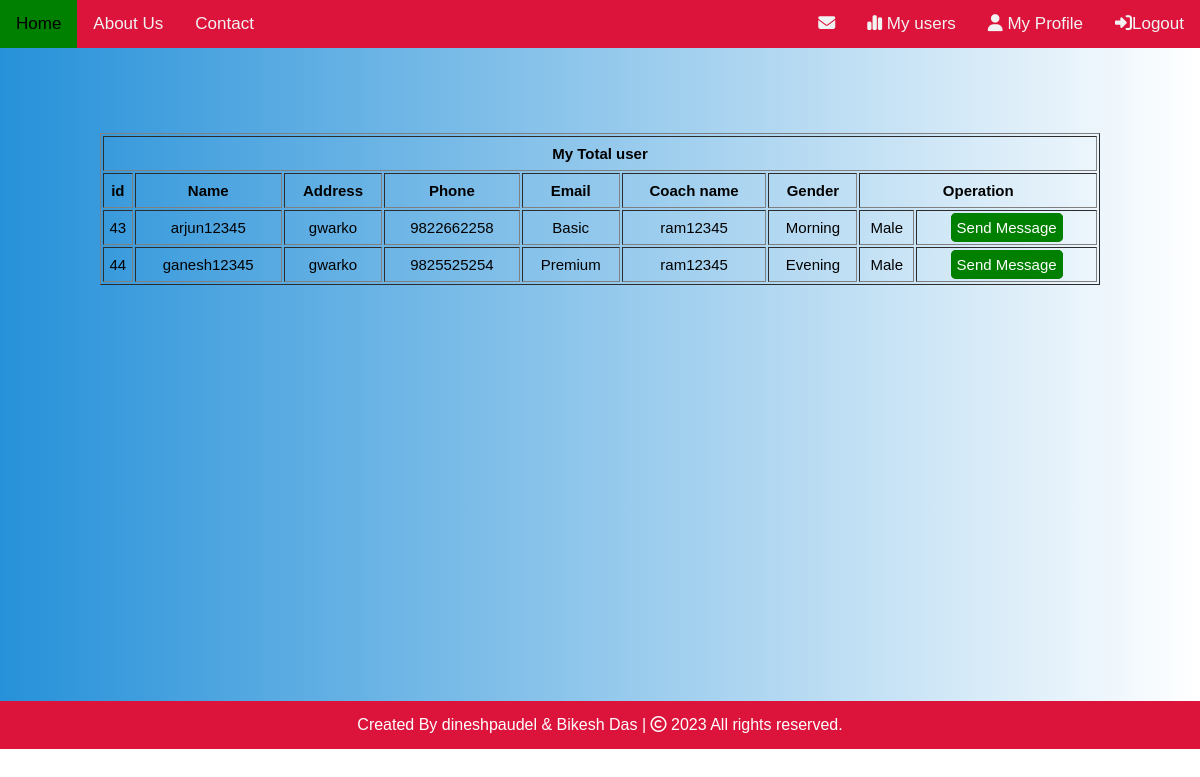
Screenshot of /myuser.php (signed in) with the database file from the repository.
### tables this page shows
CREATE TABLE `enrollment` (
  `id` int(11) NOT NULL,
  `name` varchar(50) NOT NULL,
  `address` varchar(50) NOT NULL,
  `phone` varchar(50) NOT NULL,
  `package` varchar(50) NOT NULL,
  `coach` varchar(50) NOT NULL,
  `time` varchar(50) NOT NULL,
  `gender` varchar(50) NOT NULL
);

### myuser.php (the view, shortened to what this page needs)
<?php
include('nav.php');
if (isset($_SESSION['trainername'])) {
    $trainernamet = $_SESSION['trainername'];
}
?>
<?php
$trainer = [];
try {
    require_once 'connection.php';
    $sql = "SELECT *
    FROM enrollment
    WHERE coach = '$trainernamet';
    ";
    $res = $conn->query($sql);
    if ($res->num_rows > 0) {
        while ($a = $res->fetch_assoc()) {
            array_push($trainer, $a);
        }
    }
} catch (Exception $e) {
    die('Database  Error : ' . $e->getMessage());
}
?>
<!DOCTYPE html>
<html lang="en">
<head>
</head>
<body>
    <div class="bgs">
        <div class="user">
            <table border="1px solid black">
                <tr>
                    <th colspan="11">My Total user</th>
                </tr>
                <tr>
                    <th>id</th>
                    <th>Name</th>
                    <th>Address</th>
                    <th>Phone</th>
                    <th>Email</th>
                    <th>Coach name</th>
                    <th>Gender</th>
                    <th colspan="3">Operation</th>
                </tr>
                <?php for ($i = 0; $i < count($trainer); $i++) { ?>
                    <tr>
                        <td><?php echo $trainer[$i]['id'] ?></td>
                        <td><?php echo $trainer[$i]['name'] ?></td>
                        <td><?php echo $trainer[$i]['address'] ?></td>
                        <td><?php echo $trainer[$i]['phone'] ?></td>
                        <td><?php echo $trainer[$i]['package'] ?></td>
                        <td><?php echo $trainer[$i]['coach'] ?></td>
                        <td><?php echo $trainer[$i]['time'] ?></td>
                        <td><?php echo $trainer[$i]['gender'] ?></td>
                        <td>
                            <a class="btn1" href="newdietplan.php?id=<?php echo $trainer[$i]["id"] ?>">Send Message</a>
                        </td>
                    </tr>
                <?php } ?>
            </table>
        </div>
    </div>
</body>
<?php include('footer.php'); ?>
</html>

### nav.php (style rules this page uses)
* { margin: 0; padding: 0; box-sizing: border-box; }
body { margin: 0; font-family: Arial, Helvetica, sans-serif; }

### myuser.php (style rules this page uses)
.bgs { height: 653px; background: linear-gradient(to right, #2691d9, #ffffff); }
.user { display: flex; justify-content: center; }
.user table { margin-top: 85px; width: 1000px; }
.user table tr { height: 35px; }
.user table tr th { font-size: 15px; }
.user table tr td { text-align: center; font-size: 15px; margin: 5px; text-decoration: none; }
.user table tr td .btn1 { border: 6px solid Green; border-radius: 5px; background-color: Green; color: #fff; text-decoration: none; font-size: 15px; }

### rows the page displays
enrollment: id "43", name "arjun12345", address "gwarko", phone "9822662258", package "Basic", coach "ram12345", time "Morning", gender "Male"
enrollment: id "44", name "ganesh12345", address "gwarko", phone "9825525254", package "Premium", coach "ram12345", time "Evening", gender "Male"
